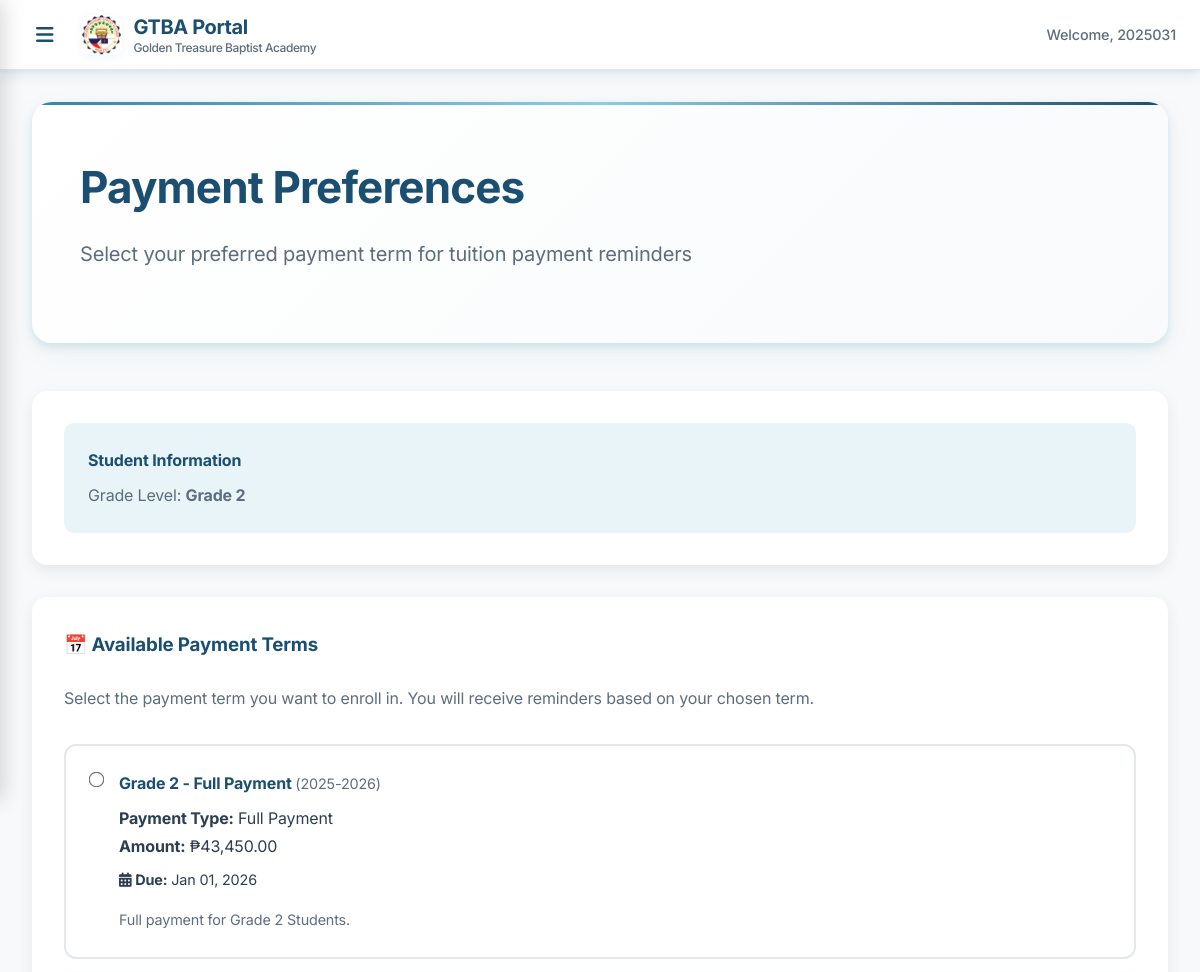
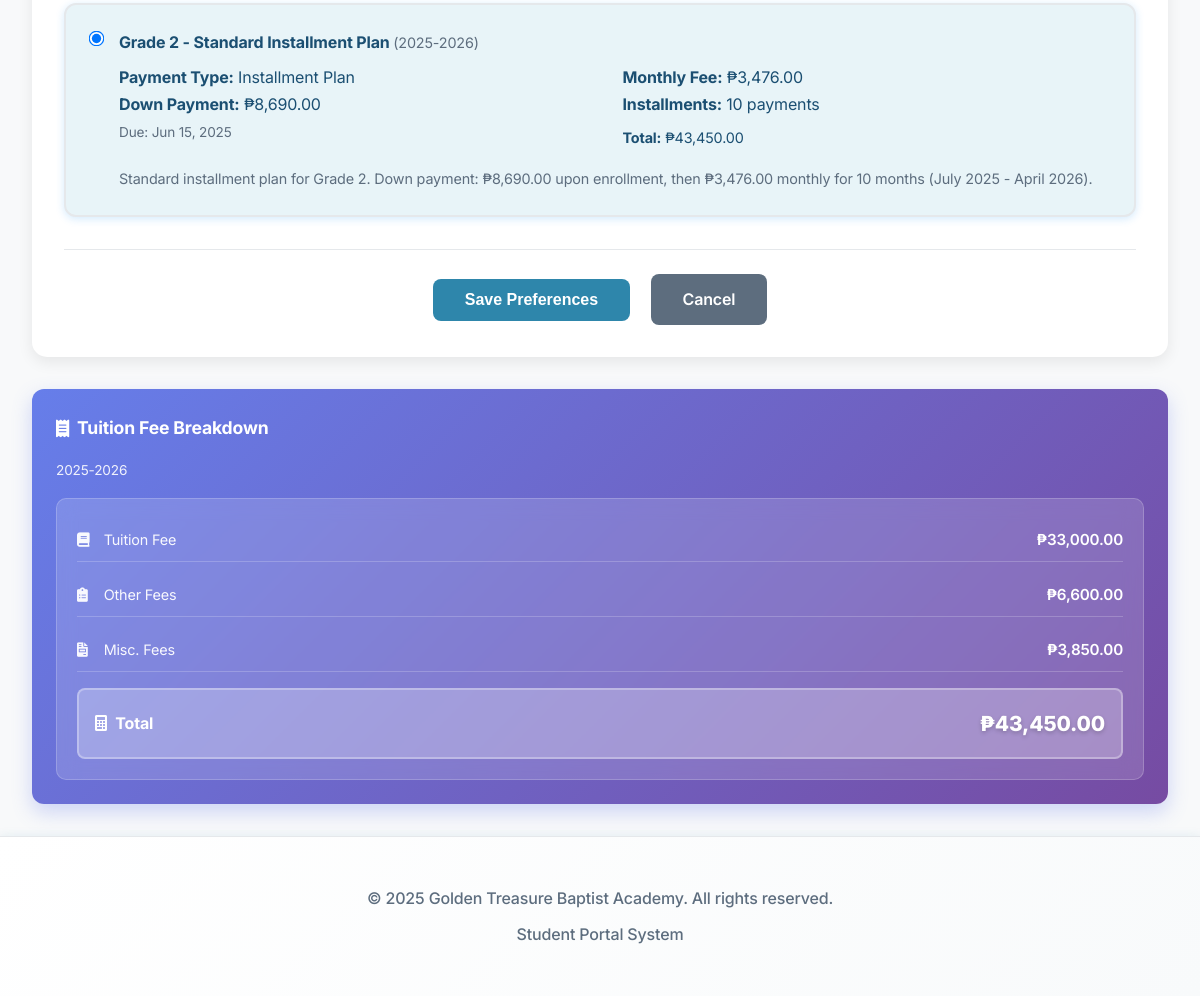
The page /student/payment_preferences.php (signed in) on the database its author committed (2 pictures, top to bottom).
### tables this page shows
CREATE TABLE `students` (
  `id` int NOT NULL,
  `user_id` int NOT NULL,
  `student_id` varchar(20) NOT NULL,
  `lrn` varchar(12) DEFAULT NULL,
  `student_type` enum('Continuing','Transfer','New') NOT NULL,
  `enrollment_status` enum('Pending Payment','Enrolled','Dropped','Suspended','Transferred','Graduated') DEFAULT 'Pending Payment',
  `transferred_to_school` varchar(255) DEFAULT NULL,
  `transfer_date` date DEFAULT NULL,
  `transfer_reason` text,
  `transfer_approved_by` int DEFAULT NULL,
  `transfer_approved_at` timestamp NULL DEFAULT NULL,
  `prevent_auto_promotion` tinyint(1) DEFAULT NULL,
  `first_name` varchar(100) NOT NULL,
  `last_name` varchar(100) NOT NULL,
  `middle_name` varchar(100) DEFAULT NULL,
  `suffix` varchar(10) DEFAULT NULL,
  `gender` enum('Male','Female') NOT NULL,
  `date_of_birth` date NOT NULL,
  `place_of_birth` varchar(200) NOT NULL,
  `religion` varchar(50) DEFAULT NULL,
  `present_address` text NOT NULL,
  `permanent_address` text NOT NULL,
  `father_id` int DEFAULT NULL,
  `mother_id` int DEFAULT NULL,
  `legal_guardian_id` int DEFAULT NULL,
  `emergency_contact_name` varchar(200) DEFAULT NULL,
  `emergency_contact_number` varchar(20) DEFAULT NULL,
  `emergency_contact_relationship` varchar(50) DEFAULT NULL,
  `current_grade_level_id` int DEFAULT NULL,
  `current_section_id` int DEFAULT NULL,
  `current_school_year_id` int DEFAULT NULL,
  `medical_conditions` text,
  `allergies` text,
  `special_needs` text,
  `is_active` tinyint(1) DEFAULT '1',
  `created_by` int NOT NULL,
  `created_at` timestamp NULL DEFAULT CURRENT_TIMESTAMP,
  `updated_at` timestamp NULL DEFAULT CURRENT_TIMESTAMP ON UPDATE CURRENT_TIMESTAMP
);

CREATE TABLE `grade_levels` (
  `id` int NOT NULL,
  `grade_name` varchar(50) NOT NULL,
  `grade_code` varchar(10) NOT NULL,
  `level_type` enum('Nursery','Kindergarten','Elementary','Junior High School') NOT NULL,
  `grade_order` int NOT NULL,
  `is_active` tinyint(1) DEFAULT '1',
  `created_at` timestamp NULL DEFAULT CURRENT_TIMESTAMP,
  `updated_at` timestamp NULL DEFAULT CURRENT_TIMESTAMP ON UPDATE CURRENT_TIMESTAMP
);

CREATE TABLE `student_payment_preferences` (
  `id` int NOT NULL,
  `student_id` int NOT NULL,
  `payment_term_id` int NOT NULL,
  `selected_at` timestamp NULL DEFAULT CURRENT_TIMESTAMP,
  `updated_at` timestamp NULL DEFAULT CURRENT_TIMESTAMP ON UPDATE CURRENT_TIMESTAMP
);

CREATE TABLE `payment_terms` (
  `id` int NOT NULL,
  `term_name` varchar(100) NOT NULL,
  `term_type` enum('installment','full_payment') NOT NULL,
  `school_year_id` int NOT NULL,
  `grade_level_id` int DEFAULT NULL,
  `full_payment_amount` decimal(10,2) DEFAULT NULL,
  `full_payment_due_date` date DEFAULT NULL,
  `full_payment_discount_percentage` decimal(5,2) DEFAULT '0.00',
  `down_payment_amount` decimal(10,2) DEFAULT NULL,
  `down_payment_due_date` date DEFAULT NULL,
  `monthly_fee_amount` decimal(10,2) DEFAULT NULL,
  `installment_start_month` int DEFAULT NULL,
  `installment_start_year` year DEFAULT NULL,
  `installment_end_month` int DEFAULT NULL,
  `installment_end_year` year DEFAULT NULL,
  `number_of_installments` int DEFAULT NULL,
  `description` text,
  `is_active` tinyint(1) DEFAULT '1',
  `is_default` tinyint(1) DEFAULT '0',
  `created_by` int NOT NULL,
  `created_at` timestamp NULL DEFAULT CURRENT_TIMESTAMP,
  `updated_at` timestamp NULL DEFAULT CURRENT_TIMESTAMP ON UPDATE CURRENT_TIMESTAMP
);

CREATE TABLE `school_years` (
  `id` int NOT NULL,
  `year_name` varchar(20) DEFAULT NULL,
  `year_label` varchar(20) NOT NULL,
  `start_date` date NOT NULL,
  `end_date` date NOT NULL,
  `is_active` tinyint(1) DEFAULT '0',
  `is_current` tinyint(1) DEFAULT '0',
  `created_by` int NOT NULL,
  `created_at` timestamp NULL DEFAULT CURRENT_TIMESTAMP,
  `updated_at` timestamp NULL DEFAULT CURRENT_TIMESTAMP ON UPDATE CURRENT_TIMESTAMP
);

CREATE TABLE `tuition_fees` (
  `id` int NOT NULL,
  `grade_level_id` int NOT NULL,
  `school_year_id` int NOT NULL,
  `gtba_tuition_fee` decimal(10,2) NOT NULL DEFAULT '0.00',
  `gtba_other_fees` decimal(10,2) NOT NULL DEFAULT '0.00',
  `gtba_miscellaneous_fees` decimal(10,2) NOT NULL DEFAULT '0.00',
  `gtba_total_amount` decimal(10,2) GENERATED ALWAYS AS (((`gtba_tuition_fee` + `gtba_other_fees`) + `gtba_miscellaneous_fees`)) STORED,
  `is_active` tinyint(1) DEFAULT '1',
  `created_by` int NOT NULL,
  `created_at` timestamp NULL DEFAULT CURRENT_TIMESTAMP,
  `updated_at` timestamp NULL DEFAULT CURRENT_TIMESTAMP ON UPDATE CURRENT_TIMESTAMP
);

### student/payment_preferences.php (the view, shortened to what this page needs)
<?php
$database = new Database();
$db = $database->connect();
$student_query = "SELECT s.id, s.current_grade_level_id, gl.grade_name
                 FROM students s
                 LEFT JOIN grade_levels gl ON s.current_grade_level_id = gl.id
                 WHERE s.user_id = ?";
$student_stmt = $db->prepare($student_query);
$student_stmt->execute([$_SESSION['user_id']]);
$student_info = $student_stmt->fetch(PDO::FETCH_ASSOC);
if (!$student_info || !$student_info['current_grade_level_id']) {
    $error_message = "Student grade information not found. Please contact the registrar.";
} else {
    $tuition_query = "SELECT tf.*, sy.year_label
                     FROM tuition_fees tf
                     JOIN school_years sy ON tf.school_year_id = sy.id
                     WHERE sy.is_active = 1
                     AND tf.is_active = 1
                     AND tf.grade_level_id = ?
                     LIMIT 1";
    $tuition_stmt = $db->prepare($tuition_query);
    $tuition_stmt->execute([$student_info['current_grade_level_id']]);
    $tuition_breakdown = $tuition_stmt->fetch(PDO::FETCH_ASSOC);
    $terms_query = "SELECT pt.*, sy.year_label
                   FROM payment_terms pt
                   JOIN school_years sy ON pt.school_year_id = sy.id
                   WHERE sy.is_active = 1
                   AND pt.is_active = 1
                   AND pt.grade_level_id = ?
                   ORDER BY pt.term_name";
    $terms_stmt = $db->prepare($terms_query);
    $terms_stmt->execute([$student_info['current_grade_level_id']]);
    $available_terms = $terms_stmt->fetchAll(PDO::FETCH_ASSOC);
    $prefs_query = "SELECT payment_term_id FROM student_payment_preferences WHERE student_id = ? LIMIT 1";
    $prefs_stmt = $db->prepare($prefs_query);
    $prefs_stmt->execute([$student_info['id']]);
    $current_preference = $prefs_stmt->fetchColumn();
}
?>
<div class="welcome-section">
    <h1 class="welcome-title">Payment Preferences</h1>
    <p class="welcome-subtitle">Select your preferred payment term for tuition payment reminders</p>
</div>
<?php if ($student_info && !empty($available_terms)): ?>
<div style="background: var(--white); border-radius: 15px; padding: 2rem; box-shadow: 0 5px 15px rgba(0,0,0,0.08); margin-bottom: 2rem;">
    <div style="background: var(--light-blue); border-radius: 10px; padding: 1.5rem;">
        <h4 style="color: var(--dark-blue); margin: 0 0 0.5rem 0;">Student Information</h4>
        <p style="margin: 0; color: var(--gray);">Grade Level: <strong><?php echo htmlspecialchars($student_info['grade_name']); ?></strong></p>
    </div>
</div>
<div class="payment-preferences-grid" style="display: grid; grid-template-columns: 1fr 400px; gap: 2rem; align-items: start;">
    <div style="background: var(--white); border-radius: 15px; padding: 2rem; box-shadow: 0 5px 15px rgba(0,0,0,0.08);">
        <form method="POST">
            <h3 style="color: var(--dark-blue); margin-bottom: 1.5rem;">📅 Available Payment Terms</h3>
            <p style="color: var(--gray); margin-bottom: 2rem;">
                Select the payment term you want to enroll in. You will receive reminders based on your chosen term.
            </p>
        <div style="display: grid; gap: 1rem;">
            <?php foreach ($available_terms as $term): ?>
                <div class="payment-term-option" style="border: 2px solid var(--border-gray); border-radius: 12px; padding: 1.5rem; transition: all 0.3s ease;">
                    <label style="display: flex; align-items: flex-start; gap: 1rem; cursor: pointer;">
                        <input type="radio" name="payment_term" value="<?php echo $term['id']; ?>"
                               <?php echo ($term['id'] == $current_preference) ? 'checked' : ''; ?>
                               style="margin-top: 0.2rem; transform: scale(1.2);">
                        <div style="flex: 1;">
                            <h4 style="margin: 0 0 0.5rem 0; color: var(--dark-blue);">
                                <?php echo htmlspecialchars($term['term_name']); ?>
                                <span style="font-size: 0.9rem; color: var(--gray); font-weight: normal;">
                                    (<?php echo htmlspecialchars($term['year_label']); ?>)
                                </span>
                            </h4>
                            <div style="display: grid; grid-template-columns: repeat(auto-fit, minmax(200px, 1fr)); gap: 1rem; margin-bottom: 1rem;">
                                <?php if ($term['term_type'] === 'full_payment'): ?>
                                    <div>
                                        <strong>Payment Type:</strong> Full Payment<br>
                                        <strong>Amount:</strong> ₱<?php echo number_format($term['full_payment_amount'], 2); ?>
                                        <?php if ($term['full_payment_due_date']): ?>
                                            <div style="margin-top: 0.5rem; font-size: 0.9rem;">
                                                <i class="fas fa-calendar-alt"></i> <strong>Due:</strong> <?php echo date('M d, Y', strtotime($term['full_payment_due_date'])); ?>
                                            </div>
                                        <?php endif; ?>
                                    </div>
                                <?php else: ?>
                                    <div>
                                        <strong>Payment Type:</strong> Installment Plan<br>
                                        <strong>Down Payment:</strong> ₱<?php echo number_format($term['down_payment_amount'], 2); ?>
                                        <?php if ($term['down_payment_due_date']): ?>
                                            <br><span style="font-size: 0.85rem; color: var(--gray);">
                                                Due: <?php echo date('M d, Y', strtotime($term['down_payment_due_date'])); ?>
                                            </span>
                                        <?php endif; ?>
                                    </div>
                                    <div>
                                        <strong>Monthly Fee:</strong> ₱<?php echo number_format($term['monthly_fee_amount'], 2); ?><br>
                                        <strong>Installments:</strong> <?php echo $term['number_of_installments']; ?> payments
                                        <?php
                                        $total_installment = $term['down_payment_amount'] + ($term['monthly_fee_amount'] * $term['number_of_installments']);
                                        ?>
                                        <div style="margin-top: 0.5rem; font-size: 0.9rem; color: var(--dark-blue);">
                                            <strong>Total:</strong> ₱<?php echo number_format($total_installment, 2); ?>
                                        </div>
                                    </div>
                                <?php endif; ?>
                            </div>
                            <?php if ($term['description']): ?>
                                <p style="color: var(--gray); margin: 0; font-size: 0.9rem;">
                                    <?php echo nl2br(htmlspecialchars($term['description'])); ?>
                                </p>
                            <?php endif; ?>
                        </div>
                    </label>
                </div>
            <?php endforeach; ?>
        </div>
        <div style="text-align: center; margin-top: 2rem; padding-top: 1.5rem; border-top: 1px solid var(--border-gray);">
            <button type="submit" name="save_preferences"
                    style="background: var(--primary-blue); color: white; padding: 0.75rem 2rem; border: none; border-radius: 8px; font-weight: 600; cursor: pointer; font-size: 1rem;">
                Save Preferences
            </button>
            <a href="dashboard.php"
               style="background: var(--gray); color: white; padding: 0.75rem 2rem; border-radius: 8px; text-decoration: none; font-weight: 600; margin-left: 1rem; display: inline-block;">
                Cancel
            </a>
        </div>
    </form>
</div>
<?php if ($tuition_breakdown): ?>
<div class="fee-breakdown-sticky" style="position: sticky; top: 2rem;">
    <div style="background: linear-gradient(135deg, #667eea 0%, #764ba2 100%); border-radius: 12px; padding: 1.5rem; color: white; box-shadow: 0 8px 20px rgba(102, 126, 234, 0.3);">
        <h3 style="color: white; margin: 0 0 1rem 0; display: flex; align-items: center; gap: 0.5rem; font-size: 1.1rem;">
            <i class="fas fa-receipt"></i>
            Tuition Fee Breakdown
        </h3>
        <p style="font-size: 0.85rem; opacity: 0.9; margin: 0 0 1rem 0;">
            <?php echo htmlspecialchars($tuition_breakdown['year_label']); ?>
        </p>
        <div style="background: rgba(255, 255, 255, 0.15); backdrop-filter: blur(10px); border-radius: 10px; padding: 1.25rem; border: 1px solid rgba(255, 255, 255, 0.2);">
            <div style="display: grid; gap: 0.75rem; margin-bottom: 1rem;">
                <div style="display: flex; justify-content: space-between; align-items: center; padding: 0.5rem 0; border-bottom: 1px solid rgba(255, 255, 255, 0.2);">
                    <span style="font-size: 0.9rem; opacity: 0.95;">
                        <i class="fas fa-book" style="margin-right: 0.3rem; width: 18px;"></i>
                        Tuition Fee
                    </span>
                    <span style="font-size: 0.95rem; font-weight: 600;">
                        ₱<?php echo number_format($tuition_breakdown['gtba_tuition_fee'], 2); ?>
                    </span>
                </div>
                <div style="display: flex; justify-content: space-between; align-items: center; padding: 0.5rem 0; border-bottom: 1px solid rgba(255, 255, 255, 0.2);">
                    <span style="font-size: 0.9rem; opacity: 0.95;">
                        <i class="fas fa-clipboard-list" style="margin-right: 0.3rem; width: 18px;"></i>
                        Other Fees
                    </span>
                    <span style="font-size: 0.95rem; font-weight: 600;">
                        ₱<?php echo number_format($tuition_breakdown['gtba_other_fees'], 2); ?>
                    </span>
                </div>
                <div style="display: flex; justify-content: space-between; align-items: center; padding: 0.5rem 0; border-bottom: 1px solid rgba(255, 255, 255, 0.2);">
                    <span style="font-size: 0.9rem; opacity: 0.95;">
                        <i class="fas fa-file-invoice" style="margin-right: 0.3rem; width: 18px;"></i>
                        Misc. Fees
                    </span>
                    <span style="font-size: 0.95rem; font-weight: 600;">
                        ₱<?php echo number_format($tuition_breakdown['gtba_miscellaneous_fees'], 2); ?>
                    </span>
                </div>
            </div>
            <div style="background: rgba(255, 255, 255, 0.25); border-radius: 8px; padding: 1rem; margin-top: 1rem; border: 2px solid rgba(255, 255, 255, 0.3);">
                <div style="display: flex; justify-content: space-between; align-items: center;">
                    <span style="font-size: 1rem; font-weight: 700;">
                        <i class="fas fa-calculator" style="margin-right: 0.3rem;"></i>
                        Total
                    </span>
                    <span style="font-size: 1.3rem; font-weight: 800; text-shadow: 0 2px 4px rgba(0,0,0,0.2);">
                        ₱<?php echo number_format($tuition_breakdown['gtba_total_amount'], 2); ?>
                    </span>
                </div>
            </div>
        </div>
    </div>
</div>
<?php endif; ?>
</div>
<?php endif; ?>
<?php
$content = ob_get_clean();
include '../includes/header.php';
echo $content;
include '../includes/footer.php';
?>

### rows shown on the page
students: current_grade_level.grade_name "Grade 2"
payment_terms: term_name "Grade 2 - Full Payment", school_year.year_label "2025-2026", full_payment_amount "43,450.00", full_payment_due_date "Jan 01, 2026", description "Full payment for Grade 2 Students."
student_payment_preferences: payment_term_id "☐ Grade 2 - Full Payment (2025-2", payment_term_id "☑ Grade 2 - Standard Installment"
payment_terms: term_name "Grade 2 - Standard Installment Plan", school_year.year_label "2025-2026", down_payment_amount "8,690.00", down_payment_due_date "Jun 15, 2025", monthly_fee_amount "3,476.00", number_of_installments "10", total_installment "43,450.00", description "Standard installment plan for Grade 2. Down payment: ₱8,690.00 upon enrollment, then ₱3,476.00 monthly for 10 months (July 2025 - April 2026)."
tuition_fees: school_year.year_label "2025-2026", gtba_tuition_fee "33,000.00", gtba_other_fees "6,600.00", gtba_miscellaneous_fees "3,850.00", gtba_total_amount "43,450.00"

### other values the page prints
$_SESSION['username'] "2025031"
